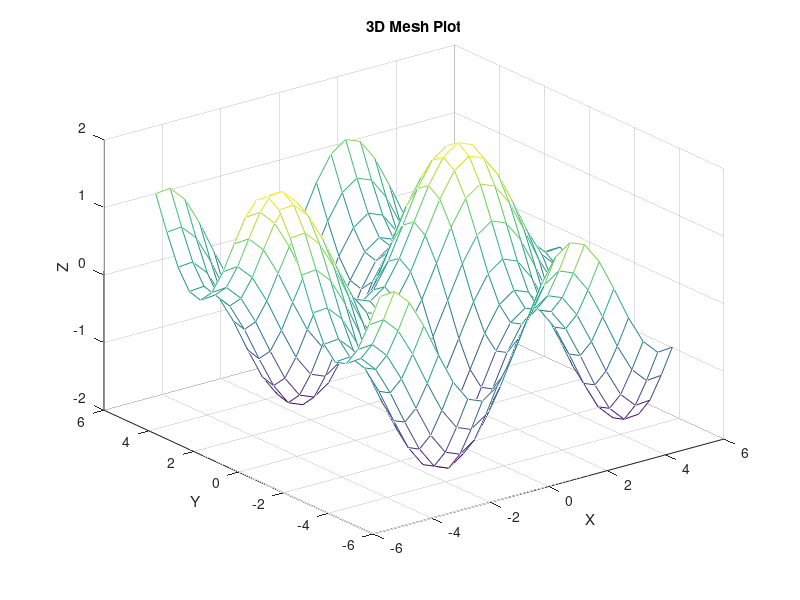

MATLAB code to generate this figure:
[X, Y] = meshgrid(-5:0.5:5, -5:0.5:5);
Z = sin(X) + cos(Y);
mesh(X, Y, Z)
xlabel('X'), ylabel('Y'), zlabel('Z')
title('3D Mesh Plot')